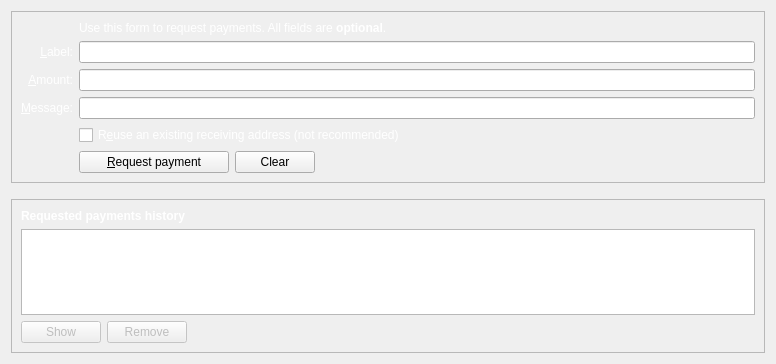
<?xml version="1.0" encoding="UTF-8"?>
<ui version="4.0">
 <class>ReceiveCoinsDialog</class>
 <widget class="QWidget" name="ReceiveCoinsDialog">
  <property name="geometry">
   <rect>
    <x>0</x>
    <y>0</y>
    <width>776</width>
    <height>364</height>
   </rect>
  </property>
  <layout class="QVBoxLayout" name="verticalLayout" stretch="0,0,1">
   <item>
    <widget class="QFrame" name="frame2">
     <property name="sizePolicy">
      <sizepolicy hsizetype="Preferred" vsizetype="Expanding">
       <horstretch>0</horstretch>
       <verstretch>0</verstretch>
      </sizepolicy>
     </property>
     <property name="frameShape">
      <enum>QFrame::StyledPanel</enum>
     </property>
     <property name="frameShadow">
      <enum>QFrame::Sunken</enum>
     </property>
     <layout class="QVBoxLayout" name="verticalLayout_3">
      <item>
       <layout class="QGridLayout" name="gridLayout">
        <item row="7" column="2">
         <widget class="QCheckBox" name="reuseAddress">
          <property name="palette">
           <palette>
            <active>
             <colorrole role="WindowText">
              <brush brushstyle="SolidPattern">
               <color alpha="255">
                <red>255</red>
                <green>255</green>
                <blue>255</blue>
               </color>
              </brush>
             </colorrole>
            </active>
            <inactive>
             <colorrole role="WindowText">
              <brush brushstyle="SolidPattern">
               <color alpha="255">
                <red>255</red>
                <green>255</green>
                <blue>255</blue>
               </color>
              </brush>
             </colorrole>
            </inactive>
            <disabled>
             <colorrole role="WindowText">
              <brush brushstyle="SolidPattern">
               <color alpha="255">
                <red>120</red>
                <green>120</green>
                <blue>120</blue>
               </color>
              </brush>
             </colorrole>
            </disabled>
           </palette>
          </property>
          <property name="toolTip">
           <string>Reuse one of the previously used receiving addresses. Reusing addresses has security and privacy issues. Do not use this unless re-generating a payment request made before.</string>
          </property>
          <property name="text">
           <string>R&amp;euse an existing receiving address (not recommended)</string>
          </property>
         </widget>
        </item>
        <item row="7" column="0">
         <widget class="QLabel" name="label_4">
          <property name="palette">
           <palette>
            <active>
             <colorrole role="WindowText">
              <brush brushstyle="SolidPattern">
               <color alpha="255">
                <red>255</red>
                <green>255</green>
                <blue>255</blue>
               </color>
              </brush>
             </colorrole>
            </active>
            <inactive>
             <colorrole role="WindowText">
              <brush brushstyle="SolidPattern">
               <color alpha="255">
                <red>255</red>
                <green>255</green>
                <blue>255</blue>
               </color>
              </brush>
             </colorrole>
            </inactive>
            <disabled>
             <colorrole role="WindowText">
              <brush brushstyle="SolidPattern">
               <color alpha="255">
                <red>120</red>
                <green>120</green>
                <blue>120</blue>
               </color>
              </brush>
             </colorrole>
            </disabled>
           </palette>
          </property>
          <property name="text">
           <string/>
          </property>
         </widget>
        </item>
        <item row="6" column="0">
         <widget class="QLabel" name="label_3">
          <property name="palette">
           <palette>
            <active>
             <colorrole role="WindowText">
              <brush brushstyle="SolidPattern">
               <color alpha="255">
                <red>255</red>
                <green>255</green>
                <blue>255</blue>
               </color>
              </brush>
             </colorrole>
            </active>
            <inactive>
             <colorrole role="WindowText">
              <brush brushstyle="SolidPattern">
               <color alpha="255">
                <red>255</red>
                <green>255</green>
                <blue>255</blue>
               </color>
              </brush>
             </colorrole>
            </inactive>
            <disabled>
             <colorrole role="WindowText">
              <brush brushstyle="SolidPattern">
               <color alpha="255">
                <red>120</red>
                <green>120</green>
                <blue>120</blue>
               </color>
              </brush>
             </colorrole>
            </disabled>
           </palette>
          </property>
          <property name="toolTip">
           <string>An optional message to attach to the payment request, which will be displayed when the request is opened. Note: The message will not be sent with the payment over the XGoldCoin network.</string>
          </property>
          <property name="text">
           <string>&amp;Message:</string>
          </property>
          <property name="alignment">
           <set>Qt::AlignRight|Qt::AlignTrailing|Qt::AlignVCenter</set>
          </property>
          <property name="buddy">
           <cstring>reqMessage</cstring>
          </property>
         </widget>
        </item>
        <item row="4" column="2">
         <widget class="QLineEdit" name="reqLabel">
          <property name="toolTip">
           <string>An optional label to associate with the new receiving address.</string>
          </property>
         </widget>
        </item>
        <item row="6" column="2">
         <widget class="QLineEdit" name="reqMessage">
          <property name="toolTip">
           <string>An optional message to attach to the payment request, which will be displayed when the request is opened. Note: The message will not be sent with the payment over the XGoldCoin network.</string>
          </property>
         </widget>
        </item>
        <item row="2" column="2">
         <widget class="QLabel" name="label_5">
          <property name="palette">
           <palette>
            <active>
             <colorrole role="WindowText">
              <brush brushstyle="SolidPattern">
               <color alpha="255">
                <red>255</red>
                <green>255</green>
                <blue>255</blue>
               </color>
              </brush>
             </colorrole>
            </active>
            <inactive>
             <colorrole role="WindowText">
              <brush brushstyle="SolidPattern">
               <color alpha="255">
                <red>255</red>
                <green>255</green>
                <blue>255</blue>
               </color>
              </brush>
             </colorrole>
            </inactive>
            <disabled>
             <colorrole role="WindowText">
              <brush brushstyle="SolidPattern">
               <color alpha="255">
                <red>120</red>
                <green>120</green>
                <blue>120</blue>
               </color>
              </brush>
             </colorrole>
            </disabled>
           </palette>
          </property>
          <property name="text">
           <string>Use this form to request payments. All fields are &lt;b&gt;optional&lt;/b&gt;.</string>
          </property>
         </widget>
        </item>
        <item row="4" column="0">
         <widget class="QLabel" name="label_2">
          <property name="palette">
           <palette>
            <active>
             <colorrole role="WindowText">
              <brush brushstyle="SolidPattern">
               <color alpha="255">
                <red>255</red>
                <green>255</green>
                <blue>255</blue>
               </color>
              </brush>
             </colorrole>
            </active>
            <inactive>
             <colorrole role="WindowText">
              <brush brushstyle="SolidPattern">
               <color alpha="255">
                <red>255</red>
                <green>255</green>
                <blue>255</blue>
               </color>
              </brush>
             </colorrole>
            </inactive>
            <disabled>
             <colorrole role="WindowText">
              <brush brushstyle="SolidPattern">
               <color alpha="255">
                <red>120</red>
                <green>120</green>
                <blue>120</blue>
               </color>
              </brush>
             </colorrole>
            </disabled>
           </palette>
          </property>
          <property name="toolTip">
           <string>An optional label to associate with the new receiving address.</string>
          </property>
          <property name="text">
           <string>&amp;Label:</string>
          </property>
          <property name="alignment">
           <set>Qt::AlignRight|Qt::AlignTrailing|Qt::AlignVCenter</set>
          </property>
          <property name="buddy">
           <cstring>reqLabel</cstring>
          </property>
         </widget>
        </item>
        <item row="5" column="0">
         <widget class="QLabel" name="label">
          <property name="palette">
           <palette>
            <active>
             <colorrole role="WindowText">
              <brush brushstyle="SolidPattern">
               <color alpha="255">
                <red>255</red>
                <green>255</green>
                <blue>255</blue>
               </color>
              </brush>
             </colorrole>
            </active>
            <inactive>
             <colorrole role="WindowText">
              <brush brushstyle="SolidPattern">
               <color alpha="255">
                <red>255</red>
                <green>255</green>
                <blue>255</blue>
               </color>
              </brush>
             </colorrole>
            </inactive>
            <disabled>
             <colorrole role="WindowText">
              <brush brushstyle="SolidPattern">
               <color alpha="255">
                <red>120</red>
                <green>120</green>
                <blue>120</blue>
               </color>
              </brush>
             </colorrole>
            </disabled>
           </palette>
          </property>
          <property name="toolTip">
           <string>An optional amount to request. Leave this empty or zero to not request a specific amount.</string>
          </property>
          <property name="text">
           <string>&amp;Amount:</string>
          </property>
          <property name="alignment">
           <set>Qt::AlignRight|Qt::AlignTrailing|Qt::AlignVCenter</set>
          </property>
          <property name="buddy">
           <cstring>reqAmount</cstring>
          </property>
         </widget>
        </item>
        <item row="5" column="2">
         <widget class="BitcoinAmountField" name="reqAmount">
          <property name="minimumSize">
           <size>
            <width>80</width>
            <height>0</height>
           </size>
          </property>
          <property name="toolTip">
           <string>An optional amount to request. Leave this empty or zero to not request a specific amount.</string>
          </property>
         </widget>
        </item>
        <item row="8" column="2">
         <layout class="QHBoxLayout" name="horizontalLayout">
          <item>
           <widget class="QPushButton" name="receiveButton">
            <property name="minimumSize">
             <size>
              <width>150</width>
              <height>0</height>
             </size>
            </property>
            <property name="text">
             <string>&amp;Request payment</string>
            </property>
            <property name="icon">
             <iconset resource="../bitcoin.qrc">
              <normaloff>:/icons/receiving_addresses</normaloff>:/icons/receiving_addresses</iconset>
            </property>
           </widget>
          </item>
          <item>
           <widget class="QPushButton" name="clearButton">
            <property name="sizePolicy">
             <sizepolicy hsizetype="Minimum" vsizetype="Fixed">
              <horstretch>0</horstretch>
              <verstretch>0</verstretch>
             </sizepolicy>
            </property>
            <property name="toolTip">
             <string>Clear all fields of the form.</string>
            </property>
            <property name="text">
             <string>Clear</string>
            </property>
            <property name="icon">
             <iconset resource="../bitcoin.qrc">
              <normaloff>:/icons/remove</normaloff>:/icons/remove</iconset>
            </property>
            <property name="autoDefault">
             <bool>false</bool>
            </property>
           </widget>
          </item>
          <item>
           <spacer name="horizontalSpacer">
            <property name="orientation">
             <enum>Qt::Horizontal</enum>
            </property>
            <property name="sizeHint" stdset="0">
             <size>
              <width>40</width>
              <height>20</height>
             </size>
            </property>
           </spacer>
          </item>
         </layout>
        </item>
        <item row="8" column="0">
         <widget class="QLabel" name="label_7">
          <property name="palette">
           <palette>
            <active>
             <colorrole role="WindowText">
              <brush brushstyle="SolidPattern">
               <color alpha="255">
                <red>255</red>
                <green>255</green>
                <blue>255</blue>
               </color>
              </brush>
             </colorrole>
            </active>
            <inactive>
             <colorrole role="WindowText">
              <brush brushstyle="SolidPattern">
               <color alpha="255">
                <red>255</red>
                <green>255</green>
                <blue>255</blue>
               </color>
              </brush>
             </colorrole>
            </inactive>
            <disabled>
             <colorrole role="WindowText">
              <brush brushstyle="SolidPattern">
               <color alpha="255">
                <red>120</red>
                <green>120</green>
                <blue>120</blue>
               </color>
              </brush>
             </colorrole>
            </disabled>
           </palette>
          </property>
          <property name="text">
           <string/>
          </property>
         </widget>
        </item>
       </layout>
      </item>
     </layout>
    </widget>
   </item>
   <item>
    <spacer name="verticalSpacer_2">
     <property name="orientation">
      <enum>Qt::Vertical</enum>
     </property>
     <property name="sizeHint" stdset="0">
      <size>
       <width>20</width>
       <height>10</height>
      </size>
     </property>
    </spacer>
   </item>
   <item>
    <widget class="QFrame" name="frame">
     <property name="sizePolicy">
      <sizepolicy hsizetype="Preferred" vsizetype="Expanding">
       <horstretch>0</horstretch>
       <verstretch>0</verstretch>
      </sizepolicy>
     </property>
     <property name="frameShape">
      <enum>QFrame::StyledPanel</enum>
     </property>
     <property name="frameShadow">
      <enum>QFrame::Raised</enum>
     </property>
     <layout class="QVBoxLayout" name="verticalLayout_2">
      <item>
       <widget class="QLabel" name="label_6">
        <property name="palette">
         <palette>
          <active>
           <colorrole role="WindowText">
            <brush brushstyle="SolidPattern">
             <color alpha="255">
              <red>255</red>
              <green>255</green>
              <blue>255</blue>
             </color>
            </brush>
           </colorrole>
          </active>
          <inactive>
           <colorrole role="WindowText">
            <brush brushstyle="SolidPattern">
             <color alpha="255">
              <red>255</red>
              <green>255</green>
              <blue>255</blue>
             </color>
            </brush>
           </colorrole>
          </inactive>
          <disabled>
           <colorrole role="WindowText">
            <brush brushstyle="SolidPattern">
             <color alpha="255">
              <red>120</red>
              <green>120</green>
              <blue>120</blue>
             </color>
            </brush>
           </colorrole>
          </disabled>
         </palette>
        </property>
        <property name="font">
         <font>
          <weight>75</weight>
          <bold>true</bold>
         </font>
        </property>
        <property name="text">
         <string>Requested payments history</string>
        </property>
       </widget>
      </item>
      <item>
       <widget class="QTableView" name="recentRequestsView">
        <property name="contextMenuPolicy">
         <enum>Qt::CustomContextMenu</enum>
        </property>
        <property name="tabKeyNavigation">
         <bool>false</bool>
        </property>
        <property name="sortingEnabled">
         <bool>true</bool>
        </property>
       </widget>
      </item>
      <item>
       <layout class="QHBoxLayout" name="horizontalLayout_2">
        <item>
         <widget class="QPushButton" name="showRequestButton">
          <property name="enabled">
           <bool>false</bool>
          </property>
          <property name="toolTip">
           <string>Show the selected request (does the same as double clicking an entry)</string>
          </property>
          <property name="text">
           <string>Show</string>
          </property>
          <property name="icon">
           <iconset resource="../bitcoin.qrc">
            <normaloff>:/icons/edit</normaloff>:/icons/edit</iconset>
          </property>
          <property name="autoDefault">
           <bool>false</bool>
          </property>
         </widget>
        </item>
        <item>
         <widget class="QPushButton" name="removeRequestButton">
          <property name="enabled">
           <bool>false</bool>
          </property>
          <property name="toolTip">
           <string>Remove the selected entries from the list</string>
          </property>
          <property name="text">
           <string>Remove</string>
          </property>
          <property name="icon">
           <iconset resource="../bitcoin.qrc">
            <normaloff>:/icons/remove</normaloff>:/icons/remove</iconset>
          </property>
          <property name="autoDefault">
           <bool>false</bool>
          </property>
         </widget>
        </item>
        <item>
         <spacer name="horizontalSpacer_2">
          <property name="orientation">
           <enum>Qt::Horizontal</enum>
          </property>
          <property name="sizeHint" stdset="0">
           <size>
            <width>40</width>
            <height>20</height>
           </size>
          </property>
         </spacer>
        </item>
       </layout>
      </item>
     </layout>
    </widget>
   </item>
  </layout>
 </widget>
 <customwidgets>
  <customwidget>
   <class>BitcoinAmountField</class>
   <extends>QLineEdit</extends>
   <header>bitcoinamountfield.h</header>
   <container>1</container>
  </customwidget>
 </customwidgets>
 <tabstops>
  <tabstop>reqLabel</tabstop>
  <tabstop>reqAmount</tabstop>
  <tabstop>reqMessage</tabstop>
  <tabstop>reuseAddress</tabstop>
  <tabstop>receiveButton</tabstop>
  <tabstop>clearButton</tabstop>
  <tabstop>recentRequestsView</tabstop>
  <tabstop>showRequestButton</tabstop>
  <tabstop>removeRequestButton</tabstop>
 </tabstops>
 <resources>
  <include location="../bitcoin.qrc"/>
 </resources>
 <connections/>
</ui>
